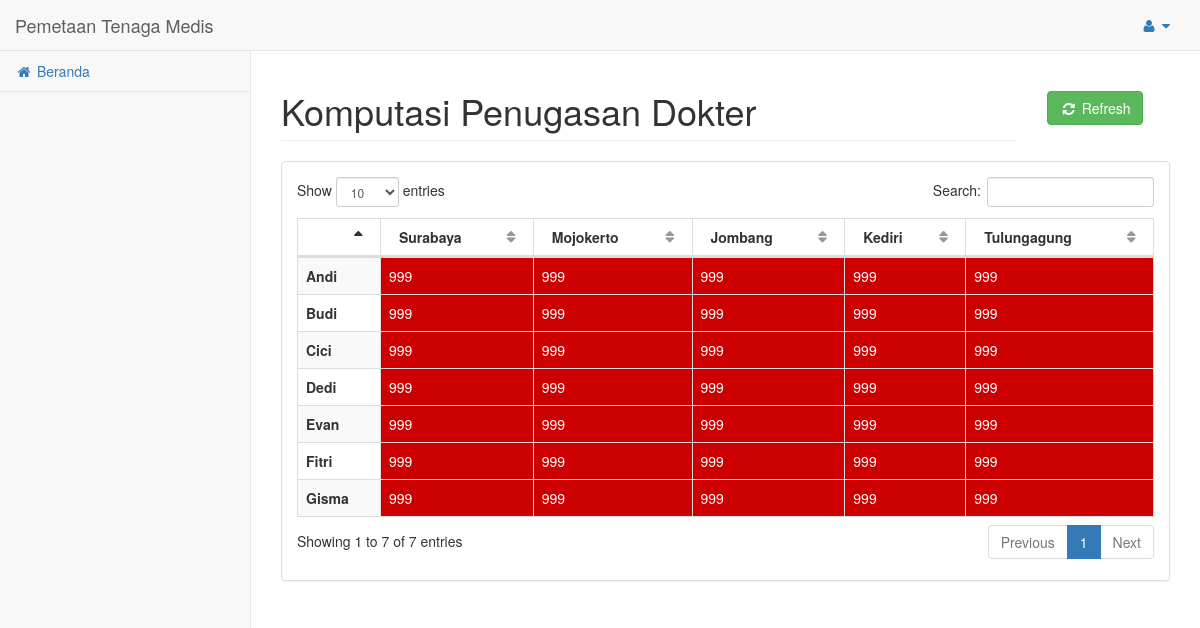
The page /index.php/compute on the database its author committed.
### tables this page shows
CREATE TABLE IF NOT EXISTS `kab_kota` (
  `id_kota` int(10) NOT NULL,
  `nama_kota` varchar(20) NOT NULL
);

CREATE TABLE IF NOT EXISTS `tenaga_medis` (
  `id_tenaga_medis` int(10) NOT NULL,
  `id_kota` int(10) DEFAULT NULL,
  `id_psm` int(10) DEFAULT NULL,
  `nama_tenaga_medis` varchar(50) NOT NULL
);

### application/controllers/Compute.php (called while the page is built, shortened)
<?php
class Compute extends CI_Controller
{
	public function __construct()
	{
		$this->Doctor = null;
		$this->City = null;
		$this->DoctorXCity = null;
	}
	private function getDoctor()
	{
		$this->load->model('tenaga_medis_model');
		$this->Doctor = $this->tenaga_medis_model->getAllID();
	}
	private function getCity()
	{
		$this->load->model('kab_kota_model');
		$this->City = $this->kab_kota_model->getAllID();
	}
	public function index()
	{
		$this->getDoctor();
		$this->getCity();
		foreach($this->Doctor as $row)
		{
			foreach($this->City as $col)
			{
				$this->DoctorXCity[$row->id][$col->id] = 999;
			}
		}
		$this->load->model('assignment');
		$this->load->model('biaya_model');
		$assignment = $this->assignment->get();
		$data['assignment'] = $this->DoctorXCity;
		$this->load->model('tenaga_medis_model');
		foreach($this->Doctor as $row)
		{
			$id = $row->id;
			$row->id = $this->tenaga_medis_model->getNama($id)->nama;
		}
		$data['doctor'] = $this->Doctor;
		$this->load->model('kab_kota_model');
		foreach($this->City as $row)
		{
			$id = $row->id;
			$row->id = $this->kab_kota_model->getNama($id)->nama;
		}
		$data['city'] = $this->City;
		$this->load->view('header');
		$this->load->view('beranda', $data);
		$this->load->view('footer');
	}
}

### index.php (called while the page is built, shortened)
<?php
require_once BASEPATH.'core/CodeIgniter.php';

### application/models/Kab_kota_model.php (called while the page is built, shortened)
<?php
class Kab_kota_model extends CI_Model
{
	public function getAllID()
	{
		$this->db->select('id_kota as id');
		$this->db->from('kab_kota');
		$data = $this->db->get();
		return $data->result();
	}
	public function getNama($id)
	{
		$this->db->select('nama_kota as nama');
		$this->db->from('kab_kota');
		$this->db->where('id_kota', $id);
		$data = $this->db->get();
		return $data->row();
	}
}

### application/models/Tenaga_medis_model.php (called while the page is built, shortened)
<?php
class Tenaga_medis_model extends CI_Model
{
	public function getAllID()
	{
		$this->db->select('id_tenaga_medis as id');
		$this->db->from('tenaga_medis');
		$data = $this->db->get();
		return $data->result();
	}
	public function getNama($id)
	{
		$this->db->select('nama_tenaga_medis as nama');
		$this->db->from('tenaga_medis');
		$this->db->where('id_tenaga_medis', $id);
		$data = $this->db->get();
		return $data->row();
	}
}

### application/models/assignment.php (called while the page is built, shortened)
<?php
class Assignment extends CI_Model
{
	public function get()
	{
		$this->db->select('tenaga_medis.id_tenaga_medis as id_t, kab_kota.id_kota as id_k, assignment.assignment as value');
		$this->db->from('assignment, tenaga_medis, kab_kota');
		$this->db->where('tenaga_medis.id_tenaga_medis = assignment.id_tenaga_medis and kab_kota.id_kota = assignment.id_kota');
		$data = $this->db->get();
		return $data->result();
	}
}

### application/views/beranda.php (the view)
<div id="page-wrapper">
    <div class="row">
        <div class="col-lg-10">
            <h1 class="page-header">Komputasi Penugasan Dokter</h1>
        </div>
		<div class="col-lg-2">
			<br/>
			<br/>
			<a href="<?php echo site_url("compute/main") ?>" class="btn btn-success" role="button">
				<i class="fa fa-refresh fa-fw"></i>
				Refresh
			</a>
		</div>
    </div>
    <div class="row">
        <div class="col-lg-12">
            <div class="panel panel-default">
                <div class="panel-body">
                    <div class="dataTable_wrapper">
                        <table class="table table-striped table-bordered table-hover" id="dataTables-example">
                            <thead>
                                <tr>
                                    <?php
										echo "<th></th>";
										if($city != null)
										{
											foreach($city as $row)
											{
												echo "<th>";
												echo $row->id;
												echo "</th>";
											}
										}
									?>
                                </tr>
                            </thead>
                            <tbody>
								<?php
									$crow = 1;
									if($doctor != null)
									{
										foreach($doctor as $row)
										{
											echo "<tr>";
											echo "<th>";
											echo $row->id;
											echo "</th>";
											$ccol = 1;
											if($city != null)
											{
												foreach($city as $col)
												{
													$result = $assignment[$crow][$ccol++];
													if($result == 999)
													{
														echo '<td style="background-color:#CC0000; color:white">';
													}
													else
													{
														echo '<td style="background-color:#33CC33">';
													}
													echo $result;
													echo "</td>";
												}
											}
											$crow++;
											echo "</tr>";
										}
									}
								?>
                            </tbody>
                        </table>
                    </div>
                </div>
            </div>
        </div>
    </div>
</div>

### application/views/header.php (shortened to what this page needs)
<!DOCTYPE html>
<html lang="en">
<head>
    <link href="<?php echo base_url() ?>assets/css/bootstrap.min.css" rel="stylesheet">
    <link href="<?php echo base_url() ?>assets/css/metisMenu.min.css" rel="stylesheet">
    <link href="<?php echo base_url() ?>assets/css/dataTables.bootstrap.css" rel="stylesheet">
    <link href="<?php echo base_url() ?>assets/css/dataTables.responsive.css" rel="stylesheet">
    <link href="<?php echo base_url() ?>assets/css/sb-admin-2.css" rel="stylesheet">
    <link href="<?php echo base_url() ?>assets/css/font-awesome.min.css" rel="stylesheet" type="text/css">
</head>
<body>
    <div id="wrapper">
        <nav class="navbar navbar-default navbar-static-top" role="navigation" style="margin-bottom: 0">
            <div class="navbar-header">
                <a class="navbar-brand">Pemetaan Tenaga Medis</a>
            </div>
            <ul class="nav navbar-top-links navbar-right">
                <li class="dropdown">
                    <a class="dropdown-toggle" data-toggle="dropdown" href="#">
                        <i class="fa fa-user fa-fw"></i> <?=$this->session->userdata('username')?> <i class="fa fa-caret-down"></i>
                    </a>
                </li>
            </ul>
            <div class="navbar-default sidebar" role="navigation">
                <div class="sidebar-nav navbar-collapse">
                    <ul class="nav" id="side-menu">
                        <li><a href="<?=site_url("beranda")?>">
                            <i class="fa fa-home fa-fw"></i> Beranda
                        </a></li>
                    </ul>
                </div>
            </div>
        </nav>

### application/views/footer.php (shortened to what this page needs)
    </div>
</body>
</html>

### assets/css/sb-admin-2.css (style rules this page uses)
body { background-color: #f8f8f8; }
#wrapper { width: 100%; }
#page-wrapper { padding: 0 15px; min-height: 568px; background-color: #fff; }
@media (min-width:768px) { #page-wrapper { position: inherit; margin: 0 0 0 250px; padding: 0 30px; border-left: 1px solid #e7e7e7; } }
.navbar-top-links { margin-right: 0; }
.navbar-top-links li { display: inline-block; }
.navbar-top-links li:last-child { margin-right: 15px; }
.navbar-top-links li a { padding: 15px; min-height: 50px; }
.sidebar .sidebar-nav.navbar-collapse { padding-right: 0; padding-left: 0; }
.sidebar ul li { border-bottom: 1px solid #e7e7e7; }
@media (min-width:768px) { .sidebar { z-index: 1; position: absolute; width: 250px; margin-top: 51px; } }
table.dataTable thead .sorting, table.dataTable thead .sorting_asc, table.dataTable thead .sorting_desc, table.dataTable thead .sorting_asc_disabled, table.dataTable thead .sorting_desc_disabled { background: 0 0; }
table.dataTable thead .sorting_asc:after { content: "\f0de"; float: right; font-family: fontawesome; }
table.dataTable thead .sorting:after { content: "\f0dc"; float: right; font-family: fontawesome; color: rgba(50,50,50,.5); }

### rows shown on the page
kab_kota: id_kota+nama_kota "Surabaya", result "999"
kab_kota: id_kota+nama_kota "Mojokerto", result "999"
kab_kota: id_kota+nama_kota "Jombang", result "999"
kab_kota: id_kota+nama_kota "Kediri", result "999"
kab_kota: id_kota+nama_kota "Tulungagung", result "999"
tenaga_medis: id_tenaga_medis+nama_tenaga_medis "Andi"
tenaga_medis: id_tenaga_medis+nama_tenaga_medis "Budi"
tenaga_medis: id_tenaga_medis+nama_tenaga_medis "Cici"
tenaga_medis: id_tenaga_medis+nama_tenaga_medis "Dedi"
tenaga_medis: id_tenaga_medis+nama_tenaga_medis "Evan"
tenaga_medis: id_tenaga_medis+nama_tenaga_medis "Fitri"
tenaga_medis: id_tenaga_medis+nama_tenaga_medis "Gisma"
